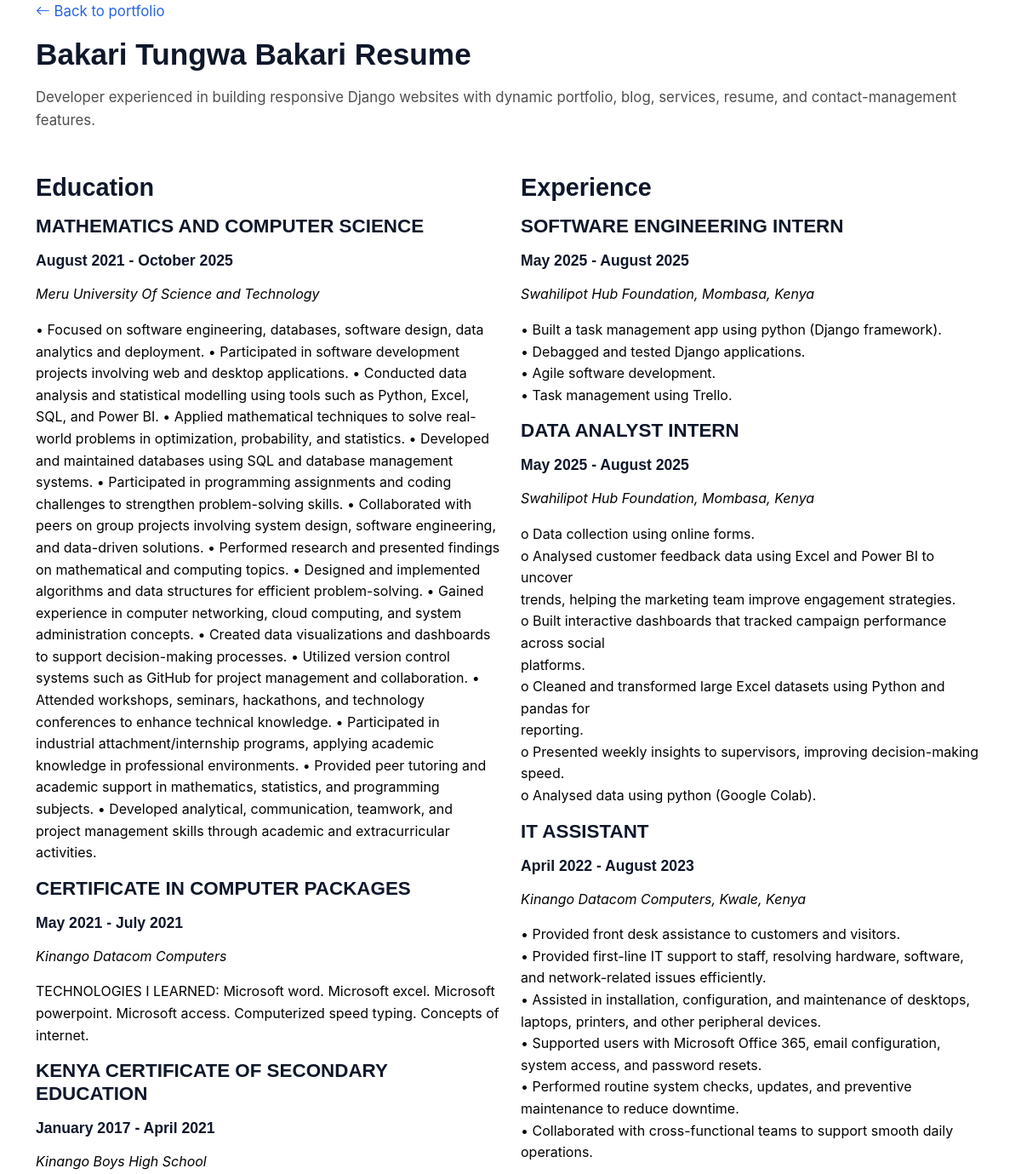
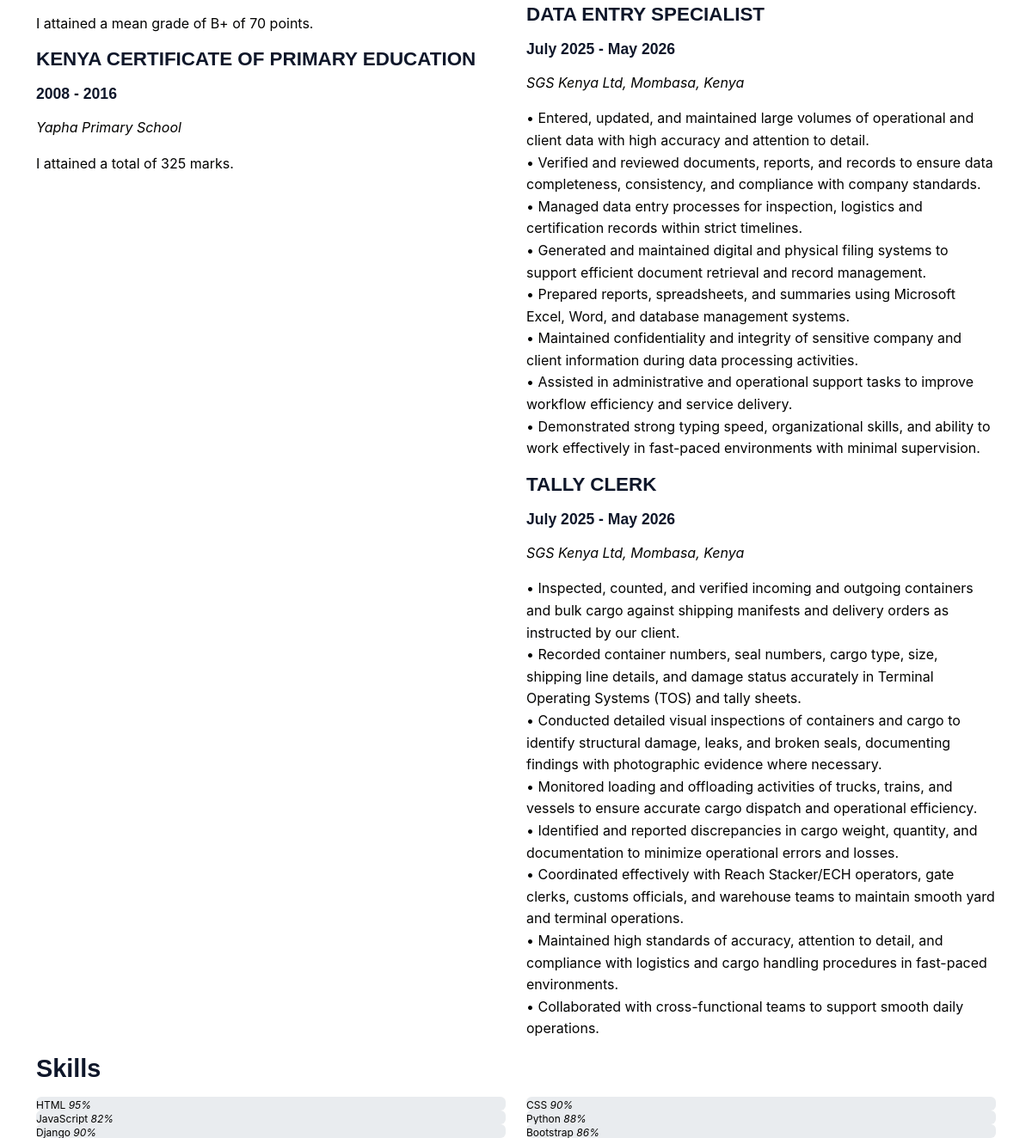
Screenshot of /resume/ with the database file from the repository (2 pictures, top to bottom).
### myportifolio/models.py (models this page shows, shortened)
class TimestampedModel(models.Model):
    created_at = models.DateTimeField(auto_now_add=True)
    updated_at = models.DateTimeField(auto_now=True)
    class Meta:
        abstract = True

class SiteProfile(TimestampedModel):
    name = models.CharField(max_length=120)
    title = models.CharField(max_length=160, default="Full Stack Developer")
    tagline = models.TextField(blank=True)
    bio = models.TextField()
    profile_image = models.CharField(
        max_length=255,
        default="assets/img/hero3.jpeg",
        help_text="Static path or full URL, for example assets/img/hero3.jpeg",
    )
    hero_image = models.CharField(max_length=255, default="assets/img/hero3.jpeg")
    typed_roles = models.CharField(
        max_length=255,
        default="Developer, Designer, Freelancer",
        help_text="Comma-separated roles shown in the hero section.",
    )
    birthday = models.CharField(max_length=60, blank=True)
    website = models.URLField(blank=True)
    phone = models.CharField(max_length=40, blank=True)
    city = models.CharField(max_length=100, blank=True)
    degree = models.CharField(max_length=100, blank=True)
    email = models.EmailField(blank=True)
    freelance_status = models.CharField(max_length=80, default="Available")
    address = models.CharField(max_length=255, blank=True)
    twitter = models.URLField(blank=True)
    facebook = models.URLField(blank=True)
    instagram = models.URLField(blank=True)
    whatsapp = models.URLField(blank=True, help_text="Use a link like https://wa.me/254700000000")
    linkedin = models.URLField(blank=True)
    class Meta:
        verbose_name = "site profile"
        verbose_name_plural = "site profiles"

class Resume(TimestampedModel):
    summary = models.TextField()
    download_url = models.URLField(blank=True)
    class Meta:
        verbose_name = "resume"
        verbose_name_plural = "resumes"

class Education(TimestampedModel):
    degree = models.CharField(max_length=180)
    school = models.CharField(max_length=180)
    period = models.CharField(max_length=80)
    description = models.TextField(blank=True)
    order = models.PositiveIntegerField(default=0)
    class Meta:
        ordering = ["order", "-created_at"]

class Experience(TimestampedModel):
    role = models.CharField(max_length=180)
    company = models.CharField(max_length=180)
    period = models.CharField(max_length=80)
    location = models.CharField(max_length=120, blank=True)
    description = models.TextField(
        help_text="Use one responsibility per line for bullet points."
    )
    order = models.PositiveIntegerField(default=0)
    class Meta:
        ordering = ["order", "-created_at"]

class Skill(TimestampedModel):
    name = models.CharField(max_length=80)
    proficiency = models.PositiveSmallIntegerField(default=80)
    order = models.PositiveIntegerField(default=0)
    class Meta:
        ordering = ["order", "name"]

### myportifolio/views.py (the view)
# urls.py: path("resume/", views.resume_page, name="resume"),
def resume_page(request):
    context = {
        "profile": _site_profile(),
        "resume": Resume.objects.order_by("-updated_at").first(),
        "education": Education.objects.all(),
        "experience": Experience.objects.all(),
        "skills": Skill.objects.all(),
    }
    return render(request, "resume.html", context)

### myportifolio/views.py (called while the page is built, shortened)
def _site_profile():
    profile = SiteProfile.objects.order_by("-updated_at").first()
    if profile:
        return profile

### myportifolio/templates/resume.html (shortened to what this page needs)
{% load static %}
<!DOCTYPE html>
<html lang="en">
<head>
  <link href="{% static 'assets/vendor/bootstrap/css/bootstrap.min.css' %}" rel="stylesheet">
  <link href="{% static 'assets/vendor/bootstrap-icons/bootstrap-icons.css' %}" rel="stylesheet">
  <link href="{% static 'assets/css/main.css' %}" rel="stylesheet">
</head>
<body>
  <main class="main">
    <section class="section">
      <div class="container section-title">
        <p><a href="{% url 'index' %}"><i class="bi bi-arrow-left"></i> Back to portfolio</a></p>
        <h2>{{ profile.name }} Resume</h2>
        <p>{{ resume.summary|default:profile.bio }}</p>
      </div>
      <div class="container resume">
        <div class="row">
          <div class="col-lg-6">
            <h3 class="resume-title">Education</h3>
            {% for item in education %}
              <div class="resume-item">
                <h4>{{ item.degree }}</h4>
                <h5>{{ item.period }}</h5>
                <p><em>{{ item.school }}</em></p>
                <p>{{ item.description }}</p>
              </div>
            {% endfor %}
          </div>
          <div class="col-lg-6">
            <h3 class="resume-title">Experience</h3>
            {% for item in experience %}
              <div class="resume-item">
                <h4>{{ item.role }}</h4>
                <h5>{{ item.period }}</h5>
                <p><em>{{ item.company }}{% if item.location %}, {{ item.location }}{% endif %}</em></p>
                <p>{{ item.description|linebreaksbr }}</p>
              </div>
            {% endfor %}
          </div>
        </div>
        <div class="skills section">
          <h3 class="resume-title">Skills</h3>
          <div class="row skills-content skills-animation">
            {% for skill in skills %}
              <div class="col-lg-6">
                <div class="progress">
                  <span class="skill"><span>{{ skill.name }}</span> <i class="val">{{ skill.proficiency }}%</i></span>
                </div>
              </div>
            {% endfor %}
          </div>
        </div>
      </div>
    </section>
  </main>
</body>
</html>

### myportifolio/static/assets/css/main.css (style rules this page uses)
:root { --background-color: rgb(255, 255, 255); --surface-color: #ffffff; --default-color-rgb: 3, 3, 2; --heading-color-rgb: 15, 23, 42; --accent-color-rgb: 37, 99, 235; --default-color: #030302; --heading-color: #0f172a; --accent-color: #2563eb; --contrast-color: #ffffff; --shadow-sm: 0 2px 8px rgba(15, 23, 42, 0.08); --shadow-md: 0 6px 18px rgba(15, 23, 42, 0.12); --shadow-lg: 0 10px 30px rgba(15, 23, 42, 0.15); --transition: all 0.3s ease; }
html { scroll-behavior: smooth; }
body { color: var(--default-color); background-color: var(--background-color); font-family: 'Inter', sans-serif; font-size: 16px; line-height: 1.6; }
a { color: var(--accent-color); text-decoration: none; transition: var(--transition); }
h1, h2, h3, h4, h5, h6 { color: var(--heading-color); font-family:'Montserrat', sans-serif; font-weight: 700; margin-bottom: 1rem; line-height: 1.2; }
h2 { font-size: 2.2rem; }
h3 { font-size: 1.8rem; }
h4 { font-size: 1.4rem; }
h5 { font-size: 1.1rem; }
.section-title { text-align: left; margin-bottom: 3rem; }
.section-title h2 { font-size: 2.2rem; margin-bottom: 1rem; position: relative; display: inline-block; }
.section-title p { color: color-mix(in srgb, var(--default-color), transparent 30%); font-size: 1.05rem; }

### rows the page displays
SiteProfile: name "Bakari Tungwa Bakari"
Resume: summary "Developer experienced in building responsive Django websites with dynamic portfolio, blog, services, resume, and contact-management features."
Education: degree "MATHEMATICS AND COMPUTER SCIENCE", period "August 2021 - October 2025", school "Meru University Of Science and Technology", description "• Focused on software engineering, databases, software design, data analytics and deployment. • Participated in software development projects involving web and desktop applications. • Conducted data analysis and statistical modelling using tools such as Python, Excel, SQL, and Power BI. • Applied mathematical techniques to solve real-world problems in optimization, probability, and statistics. • Developed and maintained databases using SQL and database management systems. • Participated in programming assignments and coding challenges to strengthen problem-solving skills. • Collaborated with peers on group projects involving system design, software engineering, and data-driven solutions. •…"
Education: degree "CERTIFICATE IN COMPUTER PACKAGES", period "May 2021 - July 2021", school "Kinango Datacom Computers", description "TECHNOLOGIES I LEARNED: Microsoft word. Microsoft excel. Microsoft powerpoint. Microsoft access. Computerized speed typing. Concepts of internet."
Education: degree "KENYA CERTIFICATE OF SECONDARY EDUCATION", period "January 2017 - April 2021", school "Kinango Boys High School", description "I attained a mean grade of B+ of 70 points."
Education: degree "KENYA CERTIFICATE OF PRIMARY EDUCATION", period "2008 - 2016", school "Yapha Primary School", description "I attained a total of 325 marks."
Experience: role "SOFTWARE ENGINEERING INTERN", period "May 2025 - August 2025", company "Swahilipot Hub Foundation", location "Mombasa, Kenya", description "• Built a task management app using python (Django framework). • Debagged and tested Django applications. • Agile software development. • Task management using Trello."
Experience: role "DATA ANALYST INTERN", period "May 2025 - August 2025", company "Swahilipot Hub Foundation", location "Mombasa, Kenya", description "o Data collection using online forms. o Analysed customer feedback data using Excel and Power BI to uncover trends, helping the marketing team improve engagement strategies. o Built interactive dashboards that tracked campaign performance across social platforms. o Cleaned and transformed large Excel datasets using Python and pandas for reporting. o Presented weekly insights to supervisors, improving decision-making speed. o Analysed data using python (Google Colab)."
Experience: role "IT ASSISTANT", period "April 2022 - August 2023", company "Kinango Datacom Computers", location "Kwale, Kenya", description "• Provided front desk assistance to customers and visitors. • Provided first-line IT support to staff, resolving hardware, software, and network-related issues efficiently. • Assisted in installation, configuration, and maintenance of desktops, laptops, printers, and other peripheral devices. • Supported users with Microsoft Office 365, email configuration, system access, and password resets. • Performed routine system checks, updates, and preventive maintenance to reduce downtime. • Collaborated with cross-functional teams to support smooth daily operations."
Experience: role "DATA ENTRY SPECIALIST", period "July 2025 - May 2026", company "SGS Kenya Ltd", location "Mombasa, Kenya", description "• Entered, updated, and maintained large volumes of operational and client data with high accuracy and attention to detail. • Verified and reviewed documents, reports, and records to ensure data completeness, consistency, and compliance with company standards. • Managed data entry processes for inspection, logistics and certification records within strict timelines. • Generated and maintained digital and physical filing systems to support efficient document retrieval and record management. • Prepared reports, spreadsheets, and summaries using Microsoft Excel, Word, and database management systems. • Maintained confidentiality and integrity of sensitive company and client information during…"
Experience: role "TALLY CLERK", period "July 2025 - May 2026", company "SGS Kenya Ltd", location "Mombasa, Kenya", description "• Inspected, counted, and verified incoming and outgoing containers and bulk cargo against shipping manifests and delivery orders as instructed by our client. • Recorded container numbers, seal numbers, cargo type, size, shipping line details, and damage status accurately in Terminal Operating Systems (TOS) and tally sheets. • Conducted detailed visual inspections of containers and cargo to identify structural damage, leaks, and broken seals, documenting findings with photographic evidence where necessary. • Monitored loading and offloading activities of trucks, trains, and vessels to ensure accurate cargo dispatch and operational efficiency. • Identified and reported discrepancies in cargo…"
Skill: name "HTML", proficiency "95"
Skill: name "CSS", proficiency "90"
Skill: name "JavaScript", proficiency "82"
Skill: name "Python", proficiency "88"
Skill: name "Django", proficiency "90"
Skill: name "Bootstrap", proficiency "86"
